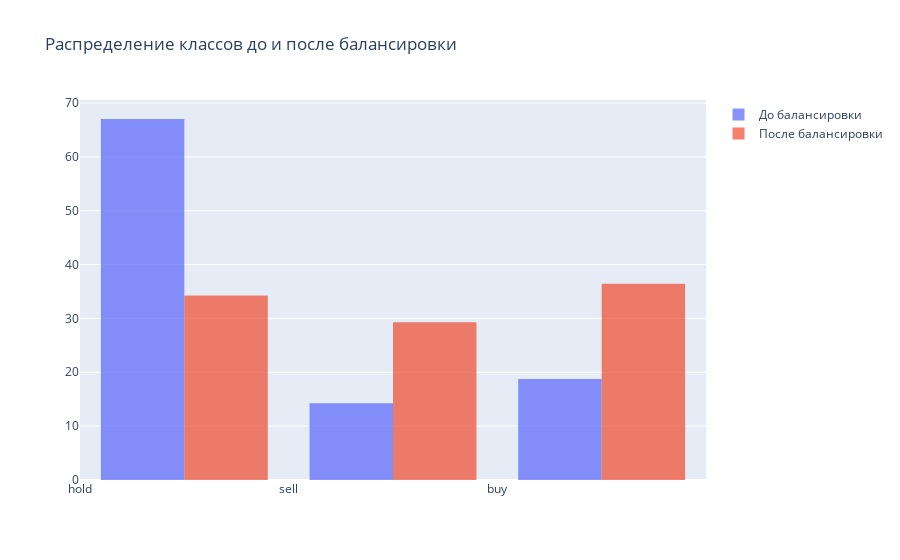

The cell this chart's notebook holds for it:
### Code cell
df1 = read_data(input)
df1 = make_labels(df1, f'{instrument} Close', n=n, thresh=thresh).dropna()
df2 = prepare_data(instrument=instrument, n=n, window_len=window_len, bounds=[0.1, 20])


fig = go.Figure()
fig.add_trace(go.Histogram(
    x=df1.label,
    histnorm='percent',
    name='До балансировки', # name used in legend and hover labels
    xbins=dict( # bins used for histogram
        start=-4.0,
        end=3.0,
        size=0.5
    ),
    opacity=0.75
))
fig.add_trace(go.Histogram(
    x=df2.label,
    histnorm='percent',
    name='После балансировки',
    xbins=dict(
        start=-3.0,
        end=4,
        size=0.5
    ),
    opacity=0.75
))

fig.update_layout(
    title_text='Распределение классов до и после балансировки', # title of plot
)

### Figure 1 — Plotly figure (JSON) as saved in the notebook; plotly's stock layout.template omitted (floating-point values rounded to 4 significant figures; data arrays with more than 128 entries replaced by an {"elided": "..."} marker saying what was removed)
{"data": [{"histnorm": "percent", "name": "До балансировки", "opacity": 0.75, "type": "histogram", "x": {"elided": "1089 str values"}, "xbins": {"end": 3, "size": 0.5, "start": -4}}, {"histnorm": "percent", "name": "После балансировки", "opacity": 0.75, "type": "histogram", "x": {"elided": "1089 str values"}, "xbins": {"end": 4, "size": 0.5, "start": -3}}], "layout": {"autosize": true, "title": {"text": "Распределение классов до и после балансировки"}, "xaxis": {"autorange": true, "range": [0, 3], "type": "category"}, "yaxis": {"autorange": true, "range": [0, 70.56]}}}
